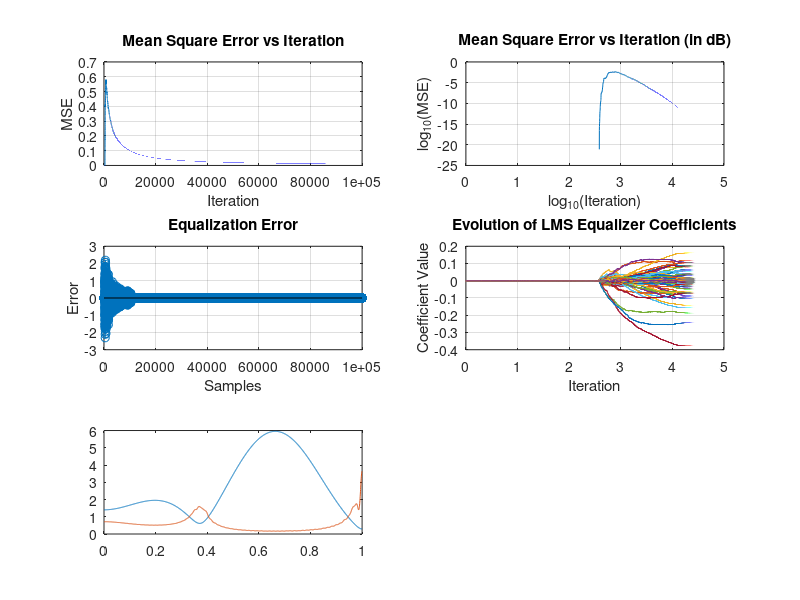

Write MATLAB code to recreate this figure. (Note: this script raises an error after producing the figure.)
clc;close all;clear all;
ep=1e-10; %Small value

N=100000; %Size of Input Samples  %Limitation
M=256; %Number of Taps % Limitation
t=1e-09; %Threshold  % Tolerance
u=10000; %Training Length % Tolerance
mu=1; %Filter Jump Constant  % Parameter
D=floor(M/2); %Delay  % Parameter 

L=randi([2,16]);
h=-2+4*rand(L,1);

te=(0:N-u-1)';
s=zeros(N-u,1);
K=randi([5 20]);

for k=1:K
    A=rand();
    f=rand()*0.5;
    phi=2*pi*rand();
    s=s+A*sin(2*pi*f*te+phi);
end
s=s/max(abs(s));
x = [zeros(M-1,1);randi([-1,1],u,1);s];

r=conv(x,h); %Channel Output Vector
w=zeros(M,1); %Filter Coefficient Vector

y=zeros(N,1); %FIR Output
e=zeros(N,1); %Error Vector
MSE=zeros(N,1); %Mean Square Error
w_h=zeros(M,N); %Noting History

for n=1:N
    if n>=M
        X=r(n:-1:n-M+1);
        y(n)=w'*X; 
        if n>=M+D
            e(n)=x(n-D)-y(n);
        else
            e(n)=0;
        end
        MSE(n)=mean(e(M:n).^2);
        if abs(e(n))>t
            nomu=mu/(ep+X'*X);
            w=w+nomu*e(n)*X;
        end
    else
        y(n)=0;
        e(n)=0;
    end
    w_h(:,n)=w;
end

%% Plot of MSE versus Iteration
figure;
subplot(3,2,1);
plot(1:N,MSE);
xlabel('Iteration');
ylabel('MSE');
title('Mean Square Error vs Iteration');
grid on;

subplot(3,2,2);
plot(log10(1:N),10*log10(MSE));
xlabel('log_{10}(Iteration)');
ylabel('log_{10}(MSE)');
title('Mean Square Error vs Iteration (in dB)');
grid on;

%% 21. Plot Error e[n]

subplot(3,2,3);
stem(1:N,e);
% hold on;
% stem(1:N,x(M:N+M-1),'filled');
% stem(1:N,y,'filled');
xlabel('Samples');
ylabel('Error');
%legend("error","x[n]","y[n]");
title('Equalization Error');
grid on;

%% Plot of All Learned Coefficients
subplot(3,2,4);
plot(log10(1:N),w_h);
xlabel('Iteration');
ylabel('Coefficient Value');
title('Evolution of LMS Equalizer Coefficients');
grid on;

%% Channel and Equalizer Together
[H_w,Ch] = freqz(h,1,2048);
[G_w,EQ] = freqz(w,1,2048);

subplot(3,2,5);
plot(Ch/pi,abs(H_w));
hold on;
plot(EQ/pi,abs(G_w));
yline(1,'--');
hold off;
xlabel('Normalized Frequency (rad/sample)');
ylabel('Magnitude');
title('Channel and Learned Equalizer');
legend('|H(e^{j\omega})|','|G_{LMS}(e^{j\omega})|');
grid on;

%% Convolution
c=conv(h,w);
subplot(3,2,6);
plot(c);
hold on;
xline(L,'--g','Channel Size');
xline(M,'--r','Filter Size');
hold off;
xlabel('Delay');
ylabel('Magnitude');
title('Convolution of LMS Equalizer and Channel');
grid on;

%% NUMERICAL SUMMARY

ISI_power=sum(abs(c).^2)-abs(c(D+1))^2;
ISI_dB=10*log10(ISI_power/(abs(c(D+1))^2+ep));
[peakValue,peakIndex]=max(abs(c));

fprintf('\n');
fprintf('============================================\n');
fprintf('          LMS EQUALIZER SUMMARY\n');
fprintf('============================================\n');

fprintf('Original signal length      : %d\n',N);
fprintf('Channel taps                : %d\n',L);
fprintf('Equalizer taps              : %d\n',M);
fprintf('Step size mu                : %.6f\n',mu);
fprintf('Adaptation threshold        : %f\n',t);
fprintf('Samples used for Training   : %d\n',u);
fprintf('Delay applied               : %d\n',D);
fprintf("Max |e|                     : %f\n", max(abs(e)));
fprintf("Last |e|                    : %f\n",abs(e(end)));
fprintf('Error mean                  : %.6e\n',mean(e));
fprintf('Error variance              : %.6e\n',var(e));
fprintf('Final MSE                   : %.6e\n',MSE(end));
fprintf('Main tap magnitude          : %.6f\n',abs(c(D+1)));
fprintf('Residual ISI power          : %.6e\n',ISI_power);
fprintf('Residual ISI                : %.6f dB\n',ISI_dB);
fprintf('Effective channel peak      : %.6f\n',peakValue);
fprintf('Peak location               : %d\n',peakIndex-1);
% fprintf('\nFinal learned coefficients:\n');
fprintf('============================================\n');
